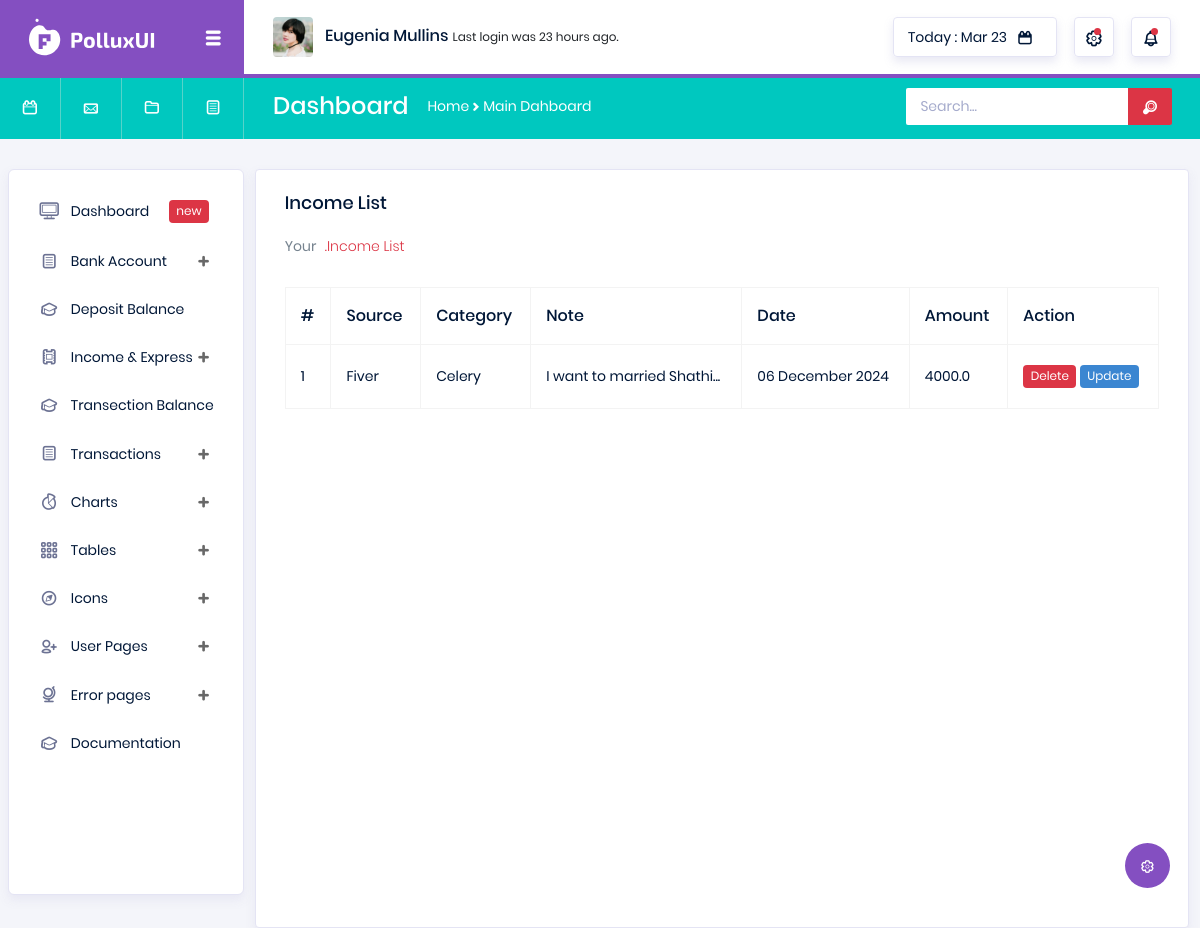
The app's page /view-income/ (signed in), older data.
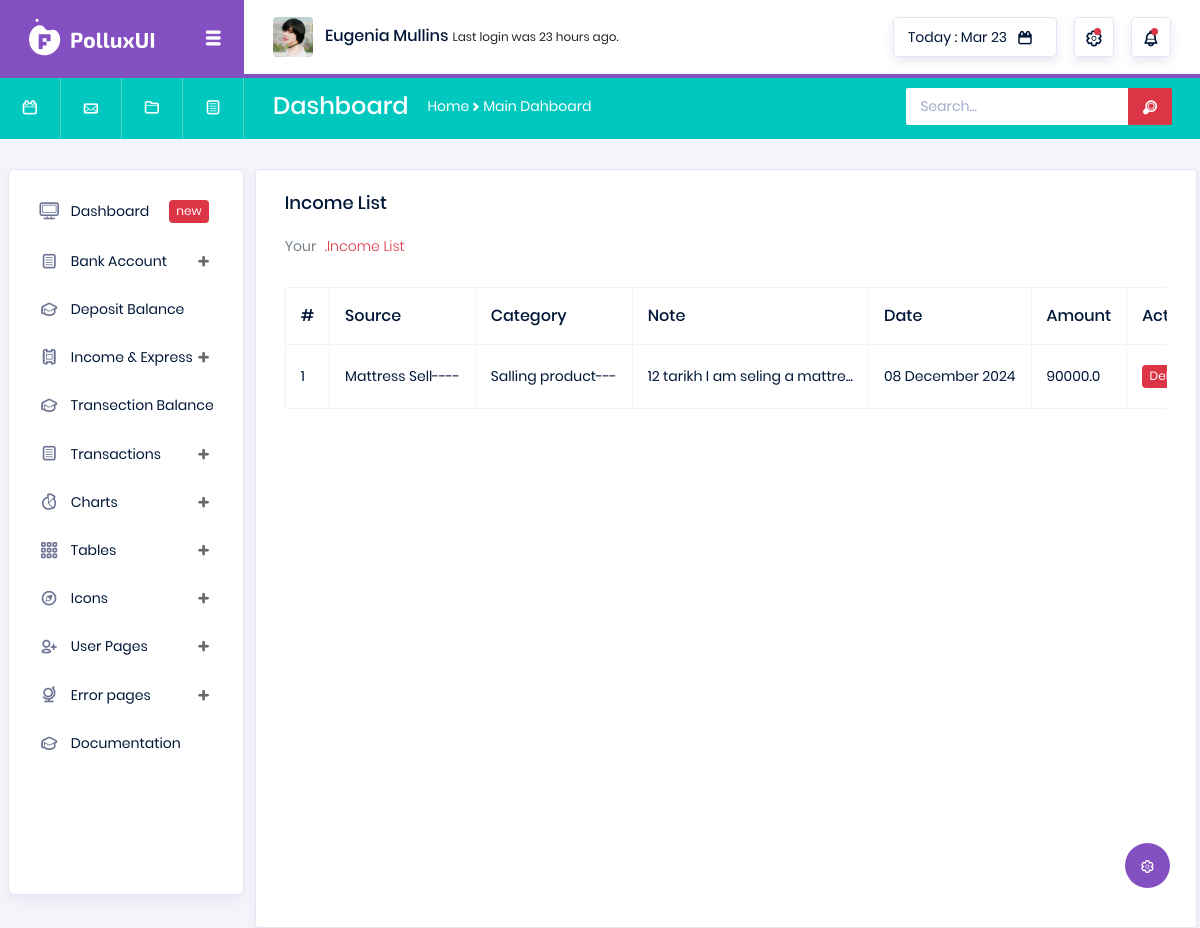
The same page, newer data.
### transactions/models.py (models this page shows)
class Income(models.Model):
    user = models.ForeignKey(User, on_delete=models.CASCADE)
    amount = models.FloatField(default=0.0)
    sourse = models.CharField(max_length=260)
    income_category = models.CharField(max_length=260)
    note = models.TextField()
    create_att = models.DateTimeField(auto_now_add=True)
    update_att = models.DateTimeField(auto_now=True)
    def __str__(self) -> str:
        return self.sourse

### transactions/views.py (the view)
# urls.py: path('view-income/', views.View_Income, name='view_income'),
def View_Income(request):
    user = request.user
    income_data = Income.objects.filter(user=user)
    print(income_data)
    return render(request, 'transaction/view_income.html', context={'income_data':income_data})

### templates/transaction/view_income.html (shortened to what this page needs)
{% extends 'base.html' %}
{% load static %}
{% block body %}
<div class="col-lg-12 grid-margin stretch-card">
    <div class="card">
      <div class="card-body">
        <h4 class="card-title">Income List</h4>
        <p class="card-description">
          Your <code>.Income List</code>
        </p>
        <div class="table-responsive pt-3">
          <table class="table table-bordered">
            <thead>
              <tr>
                <th>
                  #
                </th>
                <th>
                  Source
                </th>
                <th>
                  Category
                </th>
                <th>
                  Note
                </th>
                <th>
                  Date
                </th>
                <th>
                  Amount
                </th>
                <th>
                  Action
                </th>
              </tr>
            </thead>
            <tbody>
            {% for income in income_data %}
              <tr>
                <td>
                  {{forloop.counter}}
                </td>
                <td>
                  {{income.sourse}}
                </td>
                <td>
                    {{income.income_category}}
                </td>
                <td>
                  {{income.note|slice:30}}...
                </td>
                <td>
                    {{income.create_att|date:"d F Y"}}
                </td>
                <td>
                  {{income.amount}}
                </td>
                <td>
                  <a href="{% url 'transaction:delete_income' id=income.id %}" class="badge badge-danger">Delete</a>
                  <a href="{% url 'transaction:update_incom' id=income.id %}" class="badge badge-info">Update</a>
                </td>
              </tr>
            {% endfor %}
            </tbody>
          </table>
        </div>
      </div>
    </div>
  </div>
{% endblock %}

### templates/base.html (shortened to what this page needs)
<!DOCTYPE html>
{% load static %}
<html lang="en">
<head>
  <link rel="stylesheet" href="{% static 'vendors/typicons/typicons.css' %}">
  <link rel="stylesheet" href="{% static 'vendors/css/vendor.bundle.base.css' %}">
  <link rel="stylesheet" href="{% static 'css/vertical-layout-light/style.css' %}">
</head>
<body>
  <div class="container-scroller">
    {% include 'shared/navbar.html' %}
    {% include 'shared/header.html' %}
    <div class="container-fluid page-body-wrapper">
      <div class="theme-setting-wrapper">
        <div id="settings-trigger"><i class="typcn typcn-cog-outline"></i></div>
      </div>
      {% include 'shared/sidebar.html' %}
      <div class="main-panel">
        {% block body %}
        {% endblock %}
      </div>
    </div>
  </div>
</body>
</html>

### templates/shared/navbar.html (shortened to what this page needs)
{% load static %}
<nav class="navbar col-lg-12 col-12 p-0 fixed-top d-flex flex-row">
    <div class="navbar-brand-wrapper d-flex justify-content-center">
      <div class="navbar-brand-inner-wrapper d-flex justify-content-between align-items-center w-100">
        <a class="navbar-brand brand-logo" href="index.html"><img src="{% static 'images/logo.svg' %}" alt="logo"/></a>
        <button class="navbar-toggler navbar-toggler align-self-center" type="button" data-toggle="minimize">
          <span class="typcn typcn-th-menu"></span>
        </button>
      </div>
    </div>
    <div class="navbar-menu-wrapper d-flex align-items-center justify-content-end">
      <ul class="navbar-nav mr-lg-2">
        <li class="nav-item nav-profile dropdown">
          <a class="nav-link" href="#" data-toggle="dropdown" id="profileDropdown">
            <img src="{% static 'images/faces/face5.jpg' %}" alt="profile"/>
            <span class="nav-profile-name">Eugenia Mullins</span>
          </a>
        </li>
        <li class="nav-item nav-user-status dropdown">
            <p class="mb-0">Last login was 23 hours ago.</p>
        </li>
      </ul>
      <ul class="navbar-nav navbar-nav-right">
        <li class="nav-item nav-date dropdown">
          <a class="nav-link d-flex justify-content-center align-items-center" href="javascript:;">
            <h6 class="date mb-0">Today : Mar 23</h6>
            <i class="typcn typcn-calendar"></i>
          </a>
        </li>
        <li class="nav-item dropdown">
          <a class="nav-link count-indicator dropdown-toggle d-flex justify-content-center align-items-center" id="messageDropdown" href="#" data-toggle="dropdown">
            <i class="typcn typcn-cog-outline mx-0"></i>
            <span class="count"></span>
          </a>
        </li>
        <li class="nav-item dropdown mr-0">
          <a class="nav-link count-indicator dropdown-toggle d-flex align-items-center justify-content-center" id="notificationDropdown" href="#" data-toggle="dropdown">
            <i class="typcn typcn-bell mx-0"></i>
            <span class="count"></span>
          </a>
        </li>
      </ul>
    </div>
  </nav>

### templates/shared/header.html
<nav class="navbar-breadcrumb col-xl-12 col-12 d-flex flex-row p-0">
    <div class="navbar-links-wrapper d-flex align-items-stretch">
      <div class="nav-link">
        <a href="javascript:;"><i class="typcn typcn-calendar-outline"></i></a>
      </div>
      <div class="nav-link">
        <a href="javascript:;"><i class="typcn typcn-mail"></i></a>
      </div>
      <div class="nav-link">
        <a href="javascript:;"><i class="typcn typcn-folder"></i></a>
      </div>
      <div class="nav-link">
        <a href="javascript:;"><i class="typcn typcn-document-text"></i></a>
      </div>
    </div>
    <div class="navbar-menu-wrapper d-flex align-items-center justify-content-end">
      <ul class="navbar-nav mr-lg-2">
        <li class="nav-item ml-0">
          <h4 class="mb-0">Dashboard</h4>
        </li>
        <li class="nav-item">
          <div class="d-flex align-items-baseline">
            <p class="mb-0">Home</p>
            <i class="typcn typcn-chevron-right"></i>
            <p class="mb-0">Main Dahboard</p>
          </div>
        </li>
      </ul>
      <ul class="navbar-nav navbar-nav-right">
        <li class="nav-item nav-search d-none d-md-block mr-0">
          <div class="input-group">
            <input type="text" class="form-control" placeholder="Search..." aria-label="search" aria-describedby="search">
            <div class="input-group-prepend">
              <span class="input-group-text" id="search">
                <i class="typcn typcn-zoom"></i>
              </span>
            </div>
          </div>
        </li>
      </ul>
    </div>
  </nav>

### templates/shared/sidebar.html (shortened to what this page needs)
{% load static %}
<nav class="sidebar sidebar-offcanvas" id="sidebar">
    <ul class="nav">
      <li class="nav-item">
        <a class="nav-link" href="/">
          <i class="typcn typcn-device-desktop menu-icon"></i>
          <span class="menu-title">Dashboard</span>
          <div class="badge badge-danger">new</div>
        </a>
      </li>
      <li class="nav-item">
        <a class="nav-link" data-toggle="collapse" href="#ui-basic2" aria-expanded="false" aria-controls="ui-basic2">
          <i class="typcn typcn-document-text menu-icon"></i>
          <span class="menu-title">Bank Account</span>
          <i class="menu-arrow"></i>
        </a>
      </li>
      <li class="nav-item">
        <a class="nav-link" href="{% url 'transaction:deposit_blance' %}">
          <i class="typcn typcn-mortar-board menu-icon"></i>
          <span class="menu-title">Deposit Balance</span>
        </a>
      </li>
      <li class="nav-item">
        <a class="nav-link" data-toggle="collapse" href="#form-elements" aria-expanded="false" aria-controls="form-elements">
          <i class="typcn typcn-film menu-icon"></i>
          <span class="menu-title">Income & Express</span>
          <i class="menu-arrow"></i>
        </a>
      </li>
      <li class="nav-item">
        <a class="nav-link" href="{% url 'transaction:transection_blance' %}">
          <i class="typcn typcn-mortar-board menu-icon"></i>
          <span class="menu-title">Transection Balance</span>
        </a>
      </li>
      <li class="nav-item">
        <a class="nav-link" data-toggle="collapse" href="#ui-basic" aria-expanded="false" aria-controls="ui-basic">
          <i class="typcn typcn-document-text menu-icon"></i>
          <span class="menu-title">Transactions</span>
          <i class="menu-arrow"></i>
        </a>
      </li>
      <li class="nav-item">
        <a class="nav-link" data-toggle="collapse" href="#charts" aria-expanded="false" aria-controls="charts">
          <i class="typcn typcn-chart-pie-outline menu-icon"></i>
          <span class="menu-title">Charts</span>
          <i class="menu-arrow"></i>
        </a>
      </li>
      <li class="nav-item">
        <a class="nav-link" data-toggle="collapse" href="#tables" aria-expanded="false" aria-controls="tables">
          <i class="typcn typcn-th-small-outline menu-icon"></i>
          <span class="menu-title">Tables</span>
          <i class="menu-arrow"></i>
        </a>
      </li>
      <li class="nav-item">
        <a class="nav-link" data-toggle="collapse" href="#icons" aria-expanded="false" aria-controls="icons">
          <i class="typcn typcn-compass menu-icon"></i>
          <span class="menu-title">Icons</span>
          <i class="menu-arrow"></i>
        </a>
      </li>
      <li class="nav-item">
        <a class="nav-link" data-toggle="collapse" href="#auth" aria-expanded="false" aria-controls="auth">
          <i class="typcn typcn-user-add-outline menu-icon"></i>
          <span class="menu-title">User Pages</span>
          <i class="menu-arrow"></i>
        </a>
      </li>
      <li class="nav-item">
        <a class="nav-link" data-toggle="collapse" href="#error" aria-expanded="false" aria-controls="error">
          <i class="typcn typcn-globe-outline menu-icon"></i>
          <span class="menu-title">Error pages</span>
          <i class="menu-arrow"></i>
        </a>
      </li>
      <li class="nav-item">
        <a class="nav-link" href="https://bootstrapdash.com/demo/polluxui-free/docs/documentation.html">
          <i class="typcn typcn-mortar-board menu-icon"></i>
          <span class="menu-title">Documentation</span>
        </a>
      </li>
    </ul>
  </nav>

Row changes from the older to the newer data that the page shows:
removed Income: sourse "Fiver", income_category "Celery", note "I want to married Shathi", create_att "06 December 2024", amount "4000.0"
added Income: sourse "Mattress Sell----", income_category "Salling product---", note "12 tarikh I am seling a mattre", create_att "08 December 2024", amount "90000.0"
